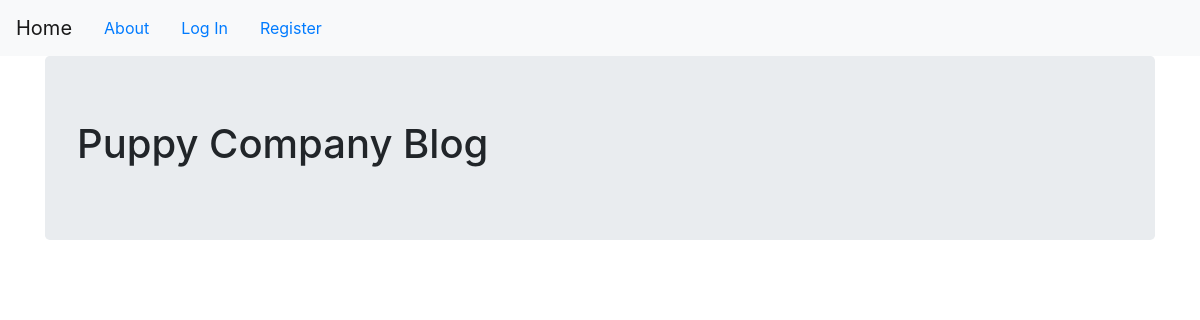
The app's page /, older data.
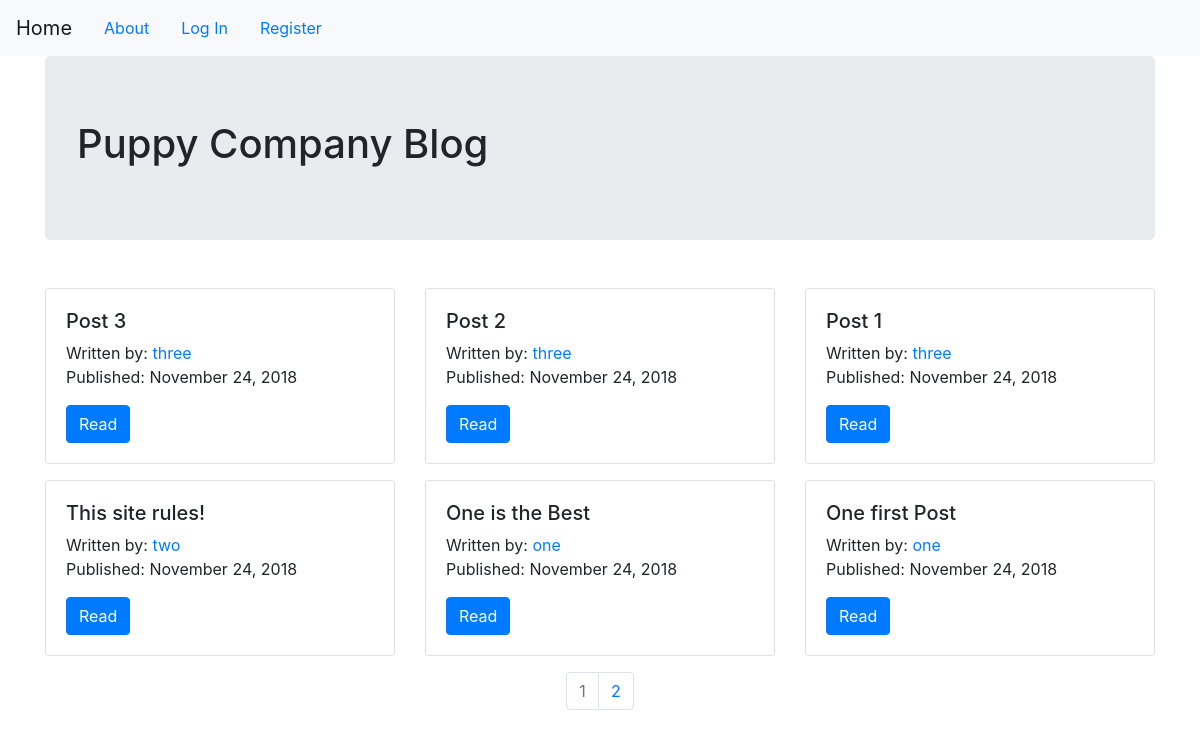
The same page, newer data.
### puppycompanyblog/models.py (models this page shows, shortened)
class BlogPost(db.Model):
    __tablename__ = 'blog_posts'
    id = db.Column(db.Integer,primary_key=True)
    user_id = db.Column(db.Integer,db.ForeignKey('users.id'),nullable=False)
    date = db.Column(db.DateTime,nullable=False,default=datetime.utcnow)
    title = db.Column(db.String(140),nullable=False)
    text = db.Column(db.Text,nullable=False)
    user = db.relationship(User)

class User(db.Model,UserMixin):
    __tablename__ = 'users'
    id = db.Column(db.Integer,primary_key=True)
    profile_image = db.Column(db.String(64),nullable=False,default='default_profile.png')
    email = db.Column(db.String(64),unique=True,index=True)
    username = db.Column(db.String(64),unique=True,index=True)
    password_hash = db.Column(db.String(128))
    posts = db.relationship('BlogPost',backref='author',lazy=True)

### puppycompanyblog/core/views.py (the view)
@core.route('/')
def index():
    page = request.args.get('page', 1, type=int)
    blog_posts = BlogPost.query.order_by(BlogPost.date.desc()).paginate(page=page, per_page=6)
    return render_template('index.html',blog_posts=blog_posts)

### puppycompanyblog/templates/index.html
{% extends 'base.html' %}
{% block content %}
  <div class="jumbotron">
    <h1>Puppy Company Blog</h1>
  </div>
  {% if blog_posts.pages > 0 %}
    <div class="row form-group">
      {% for post in blog_posts.items %}
        {% if (loop.index - 1) % 3 == 0 %}
          </div>
          <div class="row form-group">
        {% endif %}
        <div class="col-sm-4">
          <div class="card">
            <div class="card-body">
              <h5><a class="card-title">{{post.title}}</a></h5>
              Written by: <a href="{{url_for('users.user_posts',username=post.author.username)}}">{{post.author.username}}</a>
              <p>Published: {{post.date.strftime('%B %d, %Y')}}</p>
              <a href="{{url_for('blog_posts.blog_post',blog_post_id=post.id)}}" class="btn btn-primary">Read</a>
            </div>
          </div>
        </div>
      {% endfor %}
    </div>
  {% endif %}
  <nav aria-label="Page">
    <ul class="pagination justify-content-center">
      {% for page_num in blog_posts.iter_pages(left_edge=1,right_edge=1,left_current=1,right_current=2) %}
        {% if blog_posts.page == page_num %}
          <li class="page-item disabled"><a class="page-link" href="#">{{page_num}}</a></li>
        {% else %}
          <li class="page-item"><a class="page-link" href="{{url_for('core.index',page=page_num)}}">{{page_num}}</a></li>
        {% endif %}
      {% endfor %}
    </ul>
  </nav>
{% endblock %}

### puppycompanyblog/templates/base.html (shortened to what this page needs)
<!DOCTYPE html>
<html lang="en" dir="ltr">
  <head>
    <link rel="stylesheet" href="https://maxcdn.bootstrapcdn.com/bootstrap/4.0.0/css/bootstrap.min.css">
    <link rel="stylesheet" href="/static/master.css">
  </head>
  <body>
    <nav class="navbar navbar-expand-lg navbar-light bg-light">
      <a class="navbar-brand" href="{{ url_for('core.index') }}">Home</a>
      <a class="nav-item nav-link" href="{{ url_for('core.info') }}">About</a>
      {% if current_user.is_authenticated  %}
        <a class="nav-item nav-link" href="{{url_for('users.account')}}">Account</a>
        <a class="nav-item nav-link" href="{{url_for('blog_posts.create_post')}}">Create Post</a>
        <a class="nav-item nav-link" href="{{url_for('users.logout')}}">Logout</a>
      {% else %}
        <a class="nav-item nav-link" href="{{url_for('users.login')}}">Log In</a>
        <a class="nav-item nav-link" href="{{url_for('users.register')}}">Register</a>
      {% endif %}
    </nav>
    <div class="container">
      {% block content %}
      {% endblock %}
    </div>
  </body>
</html>

Row changes from the older to the newer data that the page shows:
added BlogPost: title "Post 3", author.username "three", date "November 24, 2018"
added BlogPost: title "Post 2", author.username "three", date "November 24, 2018"
added BlogPost: title "Post 1", author.username "three", date "November 24, 2018"
added BlogPost: title "This site rules!", author.username "two", date "November 24, 2018"
added BlogPost: title "One is the Best", author.username "one", date "November 24, 2018"
added BlogPost: title "One first Post", author.username "one", date "November 24, 2018"
Text that changed along with them:
new list line: "1"
new list line: "2"
